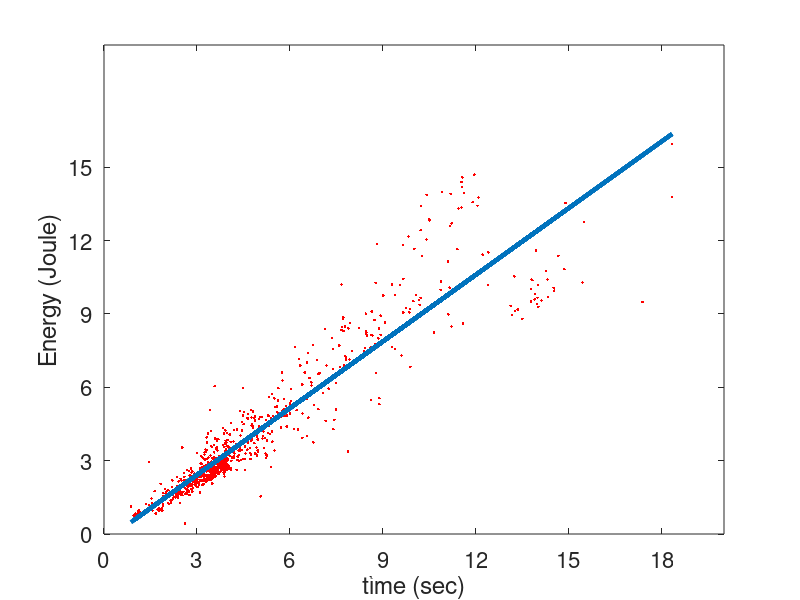

This chart was generated by the following MATLAB code:
close;
clear;
clc;
ftsz = 16;
%import the data
data =  importdata('data_to_build_energy_model.txt');

% extract time and energy columns 
time = data(:,2)/1000; %converting milseconds to seconds
energy = data(:,4);

% remove outliers
outliers =  abs( median( time ) - time ) > 3 * std(time) ;
time(outliers, :) = [] ; 
energy(outliers, :) = [] ; 
% outliers = energy <= 0.1
% time(outliers, :) = [] ; 
% energy(outliers, :) = [] ; 
%  outliers = time < 1
%  time(outliers, :) = [] ; 
%  energy(outliers, :) = [] ;


p = polyfit(time,energy,1)
a= p(1)
b=p(2)

% computing the mean square error to validate the results of regression 
simulated_energy=a*time+b;
err=sqrt(mean((energy-simulated_energy).^2))

% plot
figure('Position',[440 378 560 620/3]);
plot(time,energy,'r.')
hold on;
plot(time,simulated_energy,'Linewidth',3)
set(gca , 'FontSize', ftsz);
set(gca , 'xTick', 0:3:max(time)+1);
set(gca , 'yTick', 0:3:max(energy)+1);
xlabel('time (sec)');
ylabel('Energy (Joule)')

